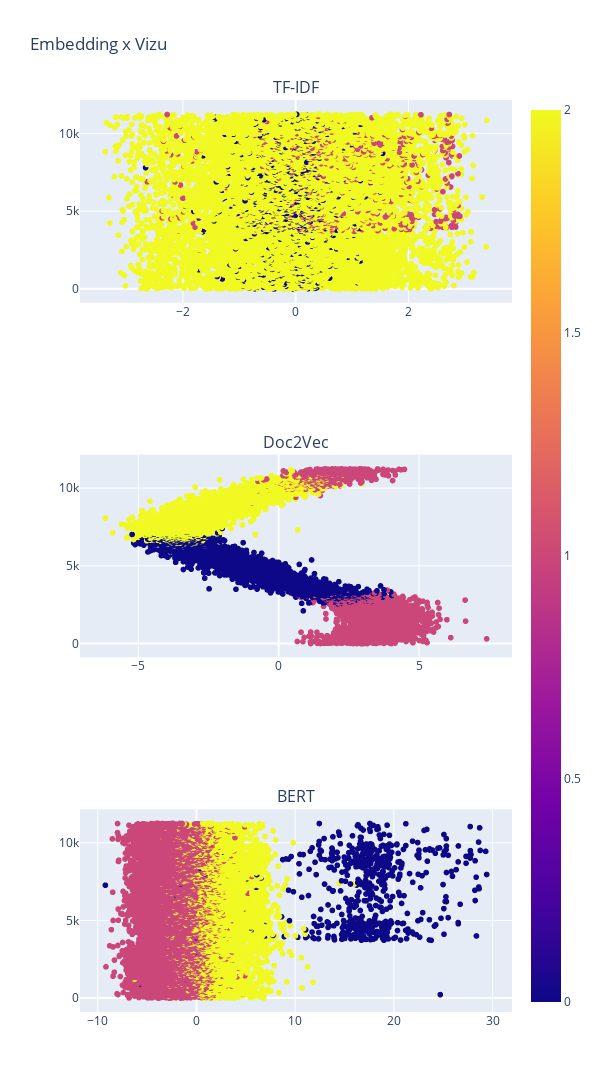

Notebook cell for this chart:
### Markdown cell above
**Clustering vizualization in each embedding**

### Code cell
fig = make_subplots(rows=3, cols=1, subplot_titles=("TF-IDF","Doc2Vec", "BERT"))
i = 1
for res in results:
    
    print('Isomap for ' + str(res['Representation']) +'...')

    embedding = Isomap(n_components=2)
    
    components = embedding.fit_transform(representations[res['Representation']])
    labels = res['labels']
    
    print('Plot for ' + str(res['Representation']))

    X = components[:, 0]
    y = components[:, 1]
    
    fig1 = px.scatter(X,y,color=labels)
    trace1 = fig1['data'][0]

    fig.add_trace(trace1, row=i, col=1)
    
    i = i + 1

fig.update_layout(height=1500, width=600, title_text="Embedding x Vizu")
fig.show()

### Figure 1 — Plotly figure (JSON) as saved in the notebook; plotly's stock layout.template omitted (floating-point values rounded to 4 significant figures; data arrays with more than 128 entries replaced by an {"elided": "..."} marker saying what was removed)
{"data": [{"hovertemplate": "x=%{x}<br>index=%{y}<br>color=%{marker.color}<extra></extra>", "legendgroup": "", "marker": {"color": {"elided": "11261 int values"}, "coloraxis": "coloraxis", "symbol": "circle"}, "mode": "markers", "name": "", "showlegend": false, "type": "scattergl", "x": {"elided": "11261 float values"}, "xaxis": "x", "y": {"elided": "11261 int values"}, "yaxis": "y"}, {"hovertemplate": "x=%{x}<br>index=%{y}<br>color=%{marker.color}<extra></extra>", "legendgroup": "", "marker": {"color": {"elided": "11261 int values"}, "coloraxis": "coloraxis", "symbol": "circle"}, "mode": "markers", "name": "", "showlegend": false, "type": "scattergl", "x": {"elided": "11261 float values"}, "xaxis": "x2", "y": {"elided": "11261 int values"}, "yaxis": "y2"}, {"hovertemplate": "x=%{x}<br>index=%{y}<br>color=%{marker.color}<extra></extra>", "legendgroup": "", "marker": {"color": {"elided": "11261 int values"}, "coloraxis": "coloraxis", "symbol": "circle"}, "mode": "markers", "name": "", "showlegend": false, "type": "scattergl", "x": {"elided": "11261 float values"}, "xaxis": "x3", "y": {"elided": "11261 int values"}, "yaxis": "y3"}], "layout": {"annotations": [{"font": {"size": 16}, "showarrow": false, "text": "TF-IDF", "x": 0.5, "xanchor": "center", "xref": "paper", "y": 1, "yanchor": "bottom", "yref": "paper"}, {"font": {"size": 16}, "showarrow": false, "text": "Doc2Vec", "x": 0.5, "xanchor": "center", "xref": "paper", "y": 0.6111, "yanchor": "bottom", "yref": "paper"}, {"font": {"size": 16}, "showarrow": false, "text": "BERT", "x": 0.5, "xanchor": "center", "xref": "paper", "y": 0.2222, "yanchor": "bottom", "yref": "paper"}], "height": 1500, "title": {"text": "Embedding x Vizu"}, "width": 600, "xaxis": {"anchor": "y", "domain": [0, 1]}, "xaxis2": {"anchor": "y2", "domain": [0, 1]}, "xaxis3": {"anchor": "y3", "domain": [0, 1]}, "yaxis": {"anchor": "x", "domain": [0.7778, 1]}, "yaxis2": {"anchor": "x2", "domain": [0.3889, 0.6111]}, "yaxis3": {"anchor": "x3", "domain": [0, 0.2222]}}}
